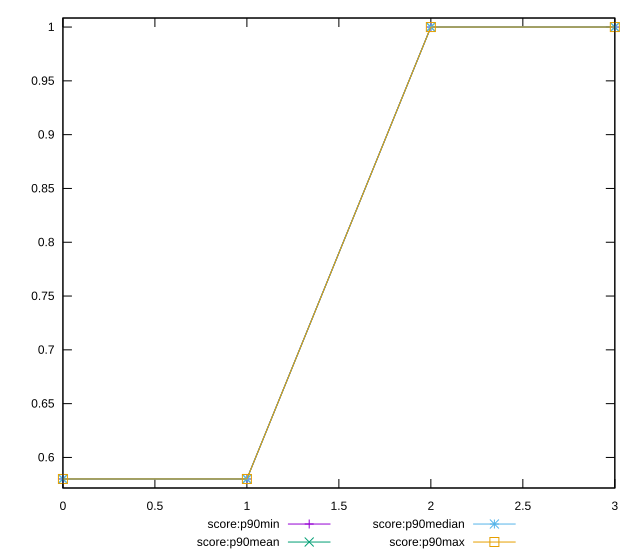

Reproduce this figure in gnuplot.
reset

$scoreP90Min <<EOF
0 0.58
1 0.58
2 1
3 1
EOF

$scoreP90Mean <<EOF
0 0.5799999999999988
1 0.5799999999999988
2 1
3 1
EOF

$scoreP90Median <<EOF
0 0.58
1 0.58
2 1
3 1
EOF

$scoreP90Max <<EOF
0 0.58
1 0.58
2 1
3 1
EOF

set key outside below
set xrange [0:3]
set yrange [0.5715999999999988:1.0084]
set trange [0.5715999999999988:1.0084]
set terminal svg size 640, 560 enhanced background rgb 'white'
set output "reports/report_00033_2021-03-01T14-23-16.841Z/dom-size/progression/score.svg"

plot $scoreP90Min title "score:p90min" with linespoints, \
     $scoreP90Mean title "score:p90mean" with linespoints, \
     $scoreP90Median title "score:p90median" with linespoints, \
     $scoreP90Max title "score:p90max" with linespoints

reset
